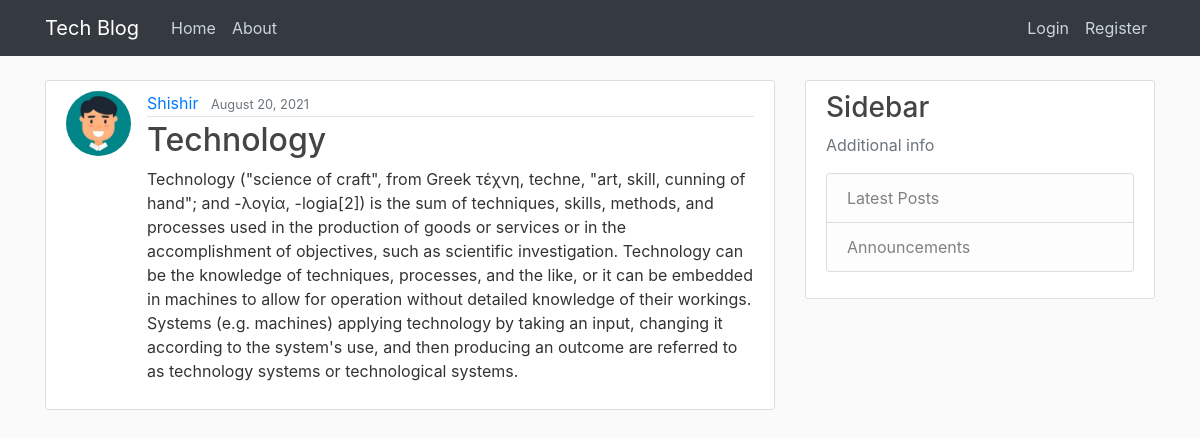
The app's page /post/12/, older data.
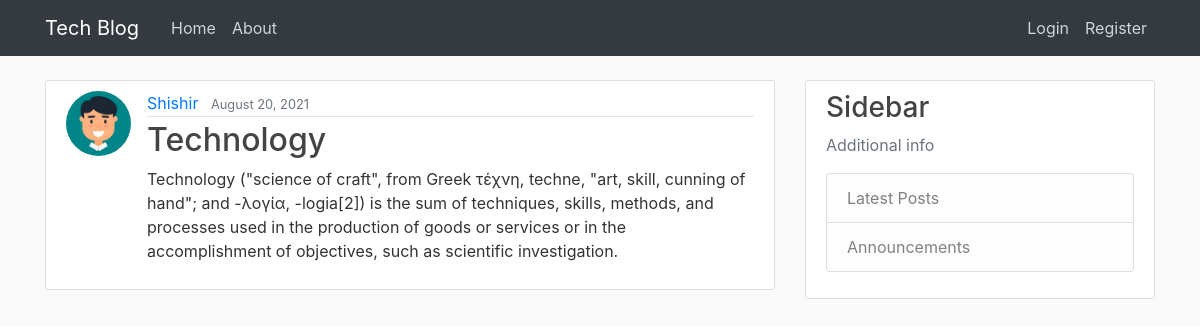
The same page, newer data.
### blog/models.py (models this page shows, shortened)
class Post(models.Model):
    title = models.CharField(max_length=100)
    content = models.TextField()
    date_posted = models.DateTimeField(default=timezone.now)
    author = models.ForeignKey(User, on_delete=models.CASCADE)

### users/models.py (models this page shows, shortened)
class Profile(models.Model):
    user = models.OneToOneField(User, on_delete=models.CASCADE)
    image = models.ImageField(default='default.jpg', upload_to='profile_pics')

### blog/views.py (the view)
# urls.py: path('post/<int:pk>/', PostDetailView.as_view(), name='post-detail'),
class PostDetailView(DetailView):
    model = Post

### blog/templates/blog/post_detail.html (shortened to what this page needs)
{% extends "blog/base.html" %}
{% block content %}
<article class="media content-section">
    <img class="rounded-circle article-img" src="{{ object.author.profile.image.url }}" alt="Profile Picture">
    <div class="media-body">
        <div class="article-metadata">
            <a class="mr-2" href="{% url 'user-posts' object.author.username %}">{{ object.author }}</a>
            <small class="text-muted">{{ object.date_posted|date:"F d, Y" }}</small>
        </div>
        <h2 class="article-title">{{ object.title }}</h2>
        <p class="article-content">{{ object.content }}</p>
    </div>
</article>
{% endblock content%}

Row changes from the older to the newer data that the page shows:
changed Post "Technology": content "…such as scientific investigation. Technology can be the knowledge of techniques, processes, and the like, or it can be embedded in machines to allow for operation without detailed knowledge of their workings. Systems (e.g. machines) applying technology by taking an input, changing it according to the system's use, and then producing an outcome are referred to as technology systems or technological systems." → "…such as scientific investigation."
